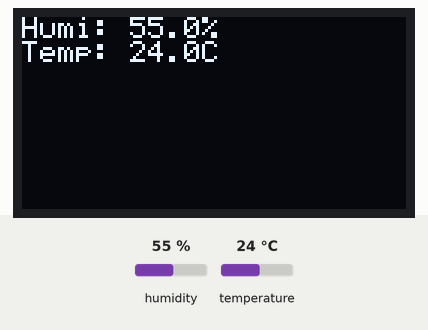
The program below on a simulated BBC micro:bit running MicroPython. Shown: 128×64 one-colour display. The test bench sets the inputs (shaded band); at power-on: humidity 55 %, temperature 24 °C. Library files of the repository ran but are not shown: dht20.py.

Above: at 3.2 s.
3.3 s: humidity set to 22 %
At 8.4 s:
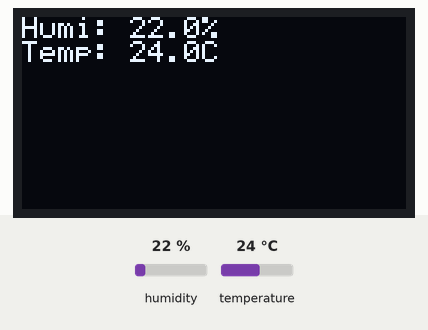
13.9 s: temperature set to 12 °C
At 19.3 s:
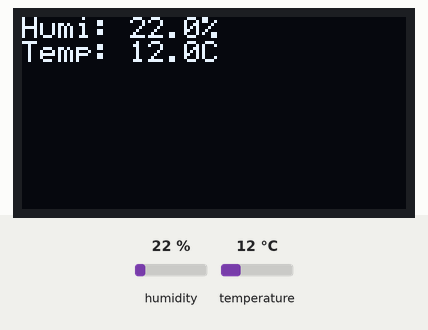
24.5 s: humidity set to 40 %
At 29.0 s:
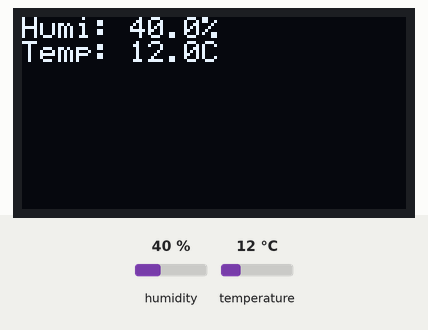
34.9 s: temperature set to 19 °C
Timing chart, 0 to 37.9 s (numbered marks = the images above; inputs shaded):
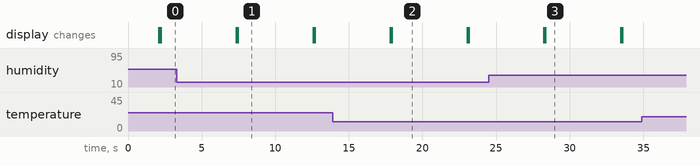

Measured:
- after the input at 3.3 s, the display: first differs from a run without the input after 4.2 s (image 1)
- after the input at 13.9 s, the display: first differs from a run without the input after 4.0 s (image 2)
- after the input at 24.5 s, the display: first differs from a run without the input after 3.9 s (image 3)
- what the display in image 1 shows lasts 5.1 s, from 7.5 s to 12.6 s

The program:

main.py
```python
from microbit import sleep
from dht20 import read_dht20
from oled import init_oled, clear_oled, write_oled

sleep(2000)
init_oled()

def on_forever():
    h, t = read_dht20()
    clear_oled()
    if h is not None and t is not None:
        write_oled("Humi: " + str(h) + "%", 0)
        write_oled("Temp: " + str(t) + "C", 1)
    sleep(5000)

while True:
    on_forever()
```

oled.py
```python
from microbit import i2c

# 0x3C is the 7-bit I2C address (labelled 0x78 in 8-bit format on some modules)
OLED_ADDR = 0x3C

# Standard 5x8 font, ASCII chars 32-126 (5 bytes each, columns of pixels)
FONT = bytearray([
    0x00, 0x00, 0x00, 0x00, 0x00,  # 32  (space)
    0x00, 0x00, 0x5F, 0x00, 0x00,  # 33  !
    0x00, 0x07, 0x00, 0x07, 0x00,  # 34  "
    0x14, 0x7F, 0x14, 0x7F, 0x14,  # 35  #
    0x24, 0x2A, 0x7F, 0x2A, 0x12,  # 36  $
    0x23, 0x13, 0x08, 0x64, 0x62,  # 37  %
    0x36, 0x49, 0x55, 0x22, 0x50,  # 38  &
    0x00, 0x05, 0x03, 0x00, 0x00,  # 39  '
    0x00, 0x1C, 0x22, 0x41, 0x00,  # 40  (
    0x00, 0x41, 0x22, 0x1C, 0x00,  # 41  )
    0x08, 0x2A, 0x1C, 0x2A, 0x08,  # 42  *
    0x08, 0x08, 0x3E, 0x08, 0x08,  # 43  +
    0x00, 0x50, 0x30, 0x00, 0x00,  # 44  ,
    0x08, 0x08, 0x08, 0x08, 0x08,  # 45  -
    0x00, 0x60, 0x60, 0x00, 0x00,  # 46  .
    0x20, 0x10, 0x08, 0x04, 0x02,  # 47  /
    0x3E, 0x51, 0x49, 0x45, 0x3E,  # 48  0
    0x00, 0x42, 0x7F, 0x40, 0x00,  # 49  1
    0x42, 0x61, 0x51, 0x49, 0x46,  # 50  2
    0x21, 0x41, 0x45, 0x4B, 0x31,  # 51  3
    0x18, 0x14, 0x12, 0x7F, 0x10,  # 52  4
    0x27, 0x45, 0x45, 0x45, 0x39,  # 53  5
    0x3C, 0x4A, 0x49, 0x49, 0x30,  # 54  6
    0x01, 0x71, 0x09, 0x05, 0x03,  # 55  7
    0x36, 0x49, 0x49, 0x49, 0x36,  # 56  8
    0x06, 0x49, 0x49, 0x29, 0x1E,  # 57  9
    0x00, 0x36, 0x36, 0x00, 0x00,  # 58  :
    0x00, 0x56, 0x36, 0x00, 0x00,  # 59  ;
    0x00, 0x08, 0x14, 0x22, 0x41,  # 60  <
    0x14, 0x14, 0x14, 0x14, 0x14,  # 61  =
    0x41, 0x22, 0x14, 0x08, 0x00,  # 62  >
    0x02, 0x01, 0x51, 0x09, 0x06,  # 63  ?
    0x32, 0x49, 0x79, 0x41, 0x3E,  # 64  @
    0x7E, 0x11, 0x11, 0x11, 0x7E,  # 65  A
    0x7F, 0x49, 0x49, 0x49, 0x36,  # 66  B
    0x3E, 0x41, 0x41, 0x41, 0x22,  # 67  C
    0x7F, 0x41, 0x41, 0x22, 0x1C,  # 68  D
    0x7F, 0x49, 0x49, 0x49, 0x41,  # 69  E
    0x7F, 0x09, 0x09, 0x01, 0x01,  # 70  F
    0x3E, 0x41, 0x41, 0x51, 0x32,  # 71  G
    0x7F, 0x08, 0x08, 0x08, 0x7F,  # 72  H
    0x00, 0x41, 0x7F, 0x41, 0x00,  # 73  I
    0x20, 0x40, 0x41, 0x3F, 0x01,  # 74  J
    0x7F, 0x08, 0x14, 0x22, 0x41,  # 75  K
    0x7F, 0x40, 0x40, 0x40, 0x40,  # 76  L
    0x7F, 0x02, 0x04, 0x02, 0x7F,  # 77  M
    0x7F, 0x04, 0x08, 0x10, 0x7F,  # 78  N
    0x3E, 0x41, 0x41, 0x41, 0x3E,  # 79  O
    0x7F, 0x09, 0x09, 0x09, 0x06,  # 80  P
    0x3E, 0x41, 0x51, 0x21, 0x5E,  # 81  Q
    0x7F, 0x09, 0x19, 0x29, 0x46,  # 82  R
    0x46, 0x49, 0x49, 0x49, 0x31,  # 83  S
    0x01, 0x01, 0x7F, 0x01, 0x01,  # 84  T
    0x3F, 0x40, 0x40, 0x40, 0x3F,  # 85  U
    0x1F, 0x20, 0x40, 0x20, 0x1F,  # 86  V
    0x7F, 0x20, 0x18, 0x20, 0x7F,  # 87  W
    0x63, 0x14, 0x08, 0x14, 0x63,  # 88  X
    0x03, 0x04, 0x78, 0x04, 0x03,  # 89  Y
    0x61, 0x51, 0x49, 0x45, 0x43,  # 90  Z
    0x00, 0x00, 0x7F, 0x41, 0x41,  # 91  [
    0x02, 0x04, 0x08, 0x10, 0x20,  # 92  \
    0x41, 0x41, 0x7F, 0x00, 0x00,  # 93  ]
    0x04, 0x02, 0x01, 0x02, 0x04,  # 94  ^
    0x40, 0x40, 0x40, 0x40, 0x40,  # 95  _
    0x00, 0x01, 0x02, 0x04, 0x00,  # 96  `
    0x20, 0x54, 0x54, 0x54, 0x78,  # 97  a
    0x7F, 0x48, 0x44, 0x44, 0x38,  # 98  b
    0x38, 0x44, 0x44, 0x44, 0x20,  # 99  c
    0x38, 0x44, 0x44, 0x48, 0x7F,  # 100 d
    0x38, 0x54, 0x54, 0x54, 0x18,  # 101 e
    0x08, 0x7E, 0x09, 0x01, 0x02,  # 102 f
    0x08, 0x54, 0x54, 0x54, 0x3C,  # 103 g
    0x7F, 0x08, 0x04, 0x04, 0x78,  # 104 h
    0x00, 0x44, 0x7D, 0x40, 0x00,  # 105 i
    0x20, 0x40, 0x44, 0x3D, 0x00,  # 106 j
    0x00, 0x7F, 0x10, 0x28, 0x44,  # 107 k
    0x00, 0x41, 0x7F, 0x40, 0x00,  # 108 l
    0x7C, 0x04, 0x78, 0x04, 0x78,  # 109 m
    0x7C, 0x08, 0x04, 0x04, 0x78,  # 110 n
    0x38, 0x44, 0x44, 0x44, 0x38,  # 111 o
    0x7C, 0x14, 0x14, 0x14, 0x08,  # 112 p
    0x08, 0x14, 0x14, 0x14, 0x7C,  # 113 q
    0x7C, 0x08, 0x04, 0x04, 0x08,  # 114 r
    0x48, 0x54, 0x54, 0x54, 0x20,  # 115 s
    0x04, 0x3F, 0x44, 0x40, 0x20,  # 116 t
    0x3C, 0x40, 0x40, 0x40, 0x3C,  # 117 u
    0x1C, 0x20, 0x40, 0x20, 0x1C,  # 118 v
    0x3C, 0x40, 0x30, 0x40, 0x3C,  # 119 w
    0x44, 0x28, 0x10, 0x28, 0x44,  # 120 x
    0x0C, 0x50, 0x50, 0x50, 0x3C,  # 121 y
    0x44, 0x64, 0x54, 0x4C, 0x44,  # 122 z
    0x00, 0x08, 0x36, 0x41, 0x00,  # 123 {
    0x00, 0x00, 0x7F, 0x00, 0x00,  # 124 |
    0x00, 0x41, 0x36, 0x08, 0x00,  # 125 }
    0x08, 0x08, 0x2A, 0x1C, 0x08,  # 126 ~
])

def _cmd(*cmds):
    """Send command bytes to the OLED (prefixed with 0x00 control byte)."""
    i2c.write(OLED_ADDR, b'\x00' + bytes(cmds))

def init_oled():
    """Initialize the SSD1306 OLED display."""
    _cmd(0xAE)        # display off
    _cmd(0xD5, 0x80)  # set display clock divider
    _cmd(0xA8, 0x3F)  # set multiplex ratio (64 rows)
    _cmd(0xD3, 0x00)  # set display offset
    _cmd(0x40)        # set start line 0
    _cmd(0x8D, 0x14)  # enable charge pump
    _cmd(0x20, 0x00)  # horizontal addressing mode
    _cmd(0xA1)        # segment remap (col 127 -> SEG0)
    _cmd(0xC8)        # COM scan direction (remapped)
    _cmd(0xDA, 0x12)  # set COM pins configuration
    _cmd(0x81, 0xCF)  # set contrast
    _cmd(0xD9, 0xF1)  # set pre-charge period
    _cmd(0xDB, 0x40)  # set VCOMH deselect level
    _cmd(0x2E)        # deactivate scroll
    _cmd(0xA4)        # display RAM content (not all-on)
    _cmd(0xA6)        # normal display (not inverted)
    _cmd(0xAF)        # display on

def clear_oled():
    """Clear the entire display."""
    chunk = b'\x40' + b'\x00' * 16
    for page in range(8):
        _cmd(0x22, page, page)  # set page address
        _cmd(0x21, 0, 127)      # set column address 0-127
        for _ in range(8):      # 8 * 16 = 128 bytes per page
            i2c.write(OLED_ADDR, chunk)

def write_oled(text, line):
    """Write text to the OLED at the given page line (0-7)."""
    _cmd(0x22, line, line)  # set page
    _cmd(0x21, 0, 127)      # set column 0-127
    data = bytearray(128)
    col = 0
    for char in text:
        if col + 5 > 128:
            break
        idx = ord(char) - 32
        if 0 <= idx < 95:
            for j in range(5):
                data[col + j] = FONT[idx * 5 + j]
        col += 6  # 5px char + 1px spacing
    i2c.write(OLED_ADDR, b'\x40' + bytes(data))
```
